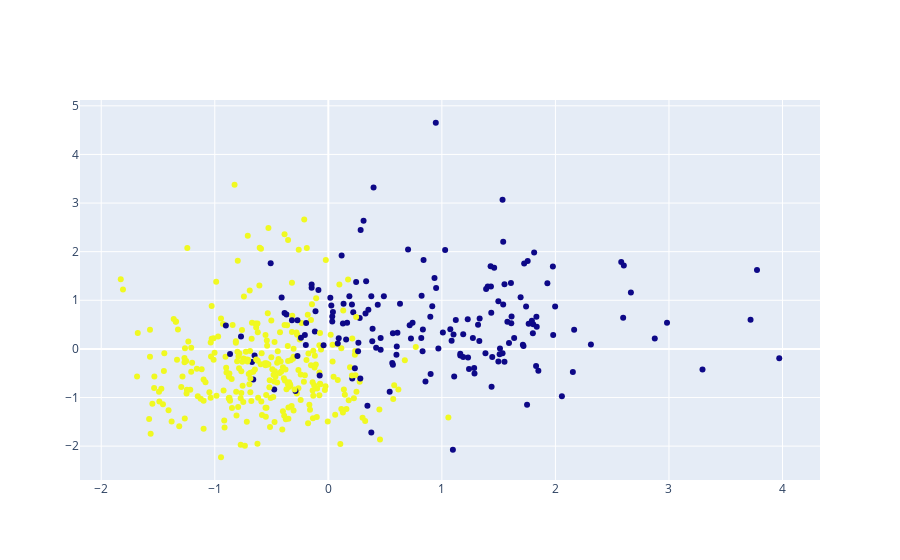

The notebook cell this image was saved under:
### Code cell
import plotly.graph_objects as go

fig = go.Figure(data=go.Scatter(x=X[:, 0], y=X[:, 1], mode='markers', marker_color=y))

# Create a meshgrid of points that covers the feature space
h = 0.2
x_min, x_max = X_train[:, 0].min() - .5, X_train[:, 0].max() + .5
y_min, y_max = X_train[:, 1].min() - .5, X_train[:, 1].max() + .5
xx, yy = np.meshgrid(np.arange(x_min, x_max, h), np.arange(y_min, y_max, h))
mesh_points = np.vstack([xx.ravel(), yy.ravel(), np.zeros_like(xx.ravel()), np.zeros_like(xx.ravel()), np.zeros_like(xx.ravel()), np.zeros_like(xx.ravel()), np.zeros_like(xx.ravel()), np.zeros_like(xx.ravel()), np.zeros_like(xx.ravel()), np.zeros_like(xx.ravel()), np.zeros_like(xx.ravel()), np.zeros_like(xx.ravel()), np.zeros_like(xx.ravel()), np.zeros_like(xx.ravel()), np.zeros_like(xx.ravel()), np.zeros_like(xx.ravel()), np.zeros_like(xx.ravel()), np.zeros_like(xx.ravel()), np.zeros_like(xx.ravel()), np.zeros_like(xx.ravel()), np.zeros_like(xx.ravel()), np.zeros_like(xx.ravel()), np.zeros_like(xx.ravel()), np.zeros_like(xx.ravel()), np.zeros_like(xx.ravel()), np.zeros_like(xx.ravel()), np.zeros_like(xx.ravel()), np.zeros_like(xx.ravel()), np.zeros_like(xx.ravel()), np.zeros_like(xx.ravel())]).T

# Predict the class of each mesh point
Z = knn.predict(mesh_points)
Z = Z.reshape(xx.shape)

# Create a scatter plot of the training data
fig = go.Figure(data=go.Scatter(x=X_train[:, 0], y=X_train[:, 1], mode='markers', marker=dict(color=y_train)))

# Add the decision boundaries to the plot
#fig.add_trace(go.Contour(x=xx[0], y=yy[:, 0], z=Z, colorscale=[[0, 'rgb(255, 255, 255)'], [1, 'rgb(255, 0, 0)']], showscale=False, opacity=0.5))
fig.show()

### Figure 1 — Plotly figure (JSON) as saved in the notebook; plotly's stock layout.template omitted (floating-point values rounded to 4 significant figures; data arrays with more than 128 entries replaced by an {"elided": "..."} marker saying what was removed)
{"data": [{"marker": {"color": {"elided": "455 int values"}}, "mode": "markers", "type": "scatter", "x": {"elided": "455 float values"}, "y": {"elided": "455 float values"}}], "layout": {}}
